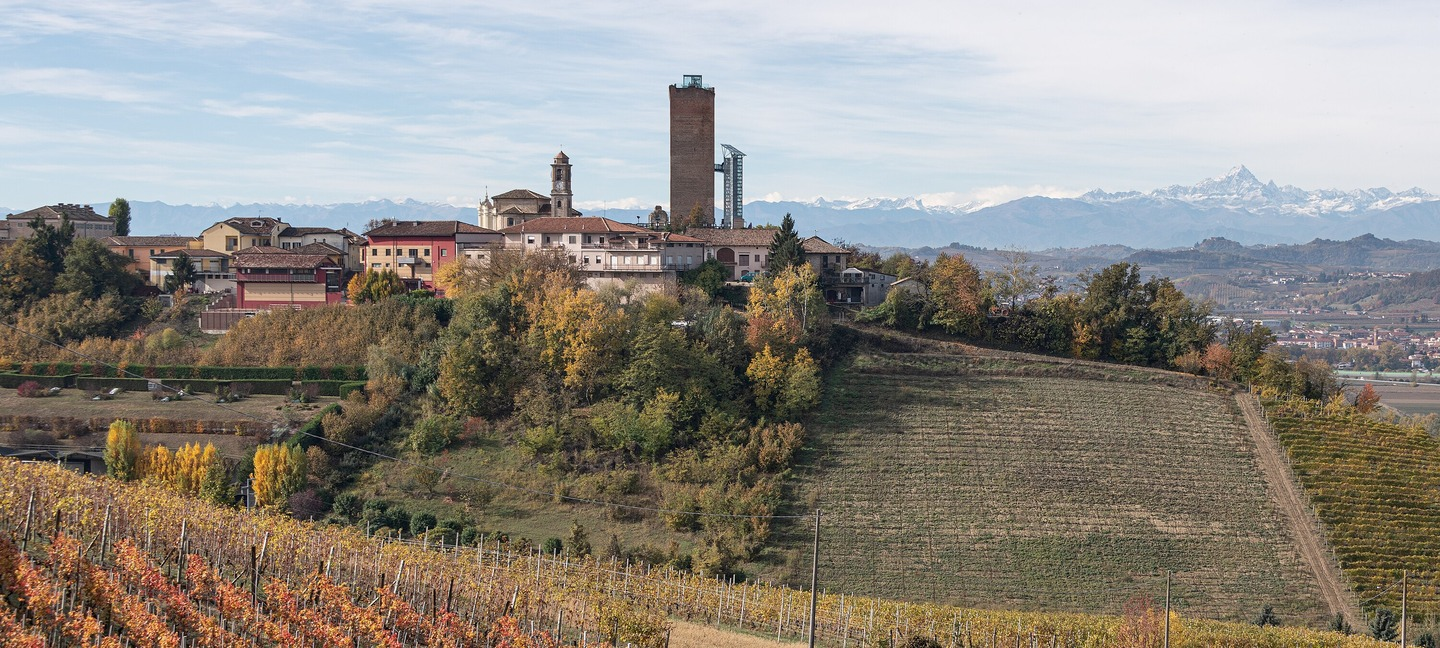
#> input picture photos/bb_barbaresco_tower.jpg, 1440 x 648 px
$ python -i reel_three_ways.py   (imports and definitions only)
#> lines starting #> are read from the running program, lines starting #| are printed output that depends on the picture
#> further down, picture is the input picture: PIL image 1440x648 RGB; mean R, G, B 142.2, 137.5, 129.9
"""REEL — Three Ways Into Syrah. Arc 1 week two, Tue 15 Sep.

First Reel built under REELS_SPEC_v2.md. Replaces the originally-planned
1-page static Three Ways post; same sourced numbers (D3 Ch. 7), new
format. Storyboard: arc1/REEL_THREE_WAYS_STORYBOARD.md.

SOURCING, resolved this session -- all three region photos found by
commune-name search or department-level category, never by searching
the AOC name itself, which is useless for two of the three regions:
"Saint-Joseph" collides with the Catholic saint site-wide on Commons,
and "Crozes-Hermitage" is drowned out by EU Official Journal PDFs (the
name appears in hundreds of multilingual regulatory filings). See each
manifest entry's sourcing_note in data/NR_PHOTO_MANIFEST.json for the
specific search path that worked.

  Crozes-Hermitage: nr_crozes_chanoscurson.jpg -- "les vignes de
    Chanos-Curson," a confirmed Crozes-Hermitage commune, found via
    Category:Vineyards in Drome (12 files, doesn't surface on any
    name-based search). Flat, fertile plain -- the deliberate visual
    contrast against Hermitage's slope.
  Saint-Joseph: nr_saintjoseph_sarras_vigne.jpg -- vines at Sarras,
    found by searching the commune name directly.
  Hermitage: nr_chapoutier_vy.jpg, NOT nr_hermitage_hill.jpg. The
    latter was checked at actual reel crop and turned out to be a
    scanned sepia postcard ("49. TAIN -- Coteau de l'Hermitage,
    renomme...") with a visible border and printed caption baked into
    the image -- fine cropped tight in a print deck, wrong next to
    three real color photographs in a video. Chapoutier's vineyard shot
    is genuine color photography of the terraced slope, including the
    real painted "M. CHAPOUTIER" retaining-wall sign -- an actual,
    famous landmark on the hill, not an inserted ad; a top-anchored
    crop keeps it a secondary detail rather than the subject.
  Hook/close: nr_tain_rhone.jpg (already in repo from week one).

REELS_SPEC_v2.md ELEMENTS IMPLEMENTED (first Reel to use any of them --
see the spec's own "still open" note that the progress-strip/loop-close
interaction was flagged as the thing most likely to need a second pass):

  1. Persistent progress strip -- three nodes on a thin line, bottom
     third of frame. Unlit and empty on beat 1. Each region beat lights
     its own node with a quick scale-pulse (0.3s) at beat start; already-
     lit nodes stay lit. Beat 5 draws a connecting fill across all three
     over its first ~1s -- the "visibly complete" state the spec calls
     for, so the loop back to beat 1's empty strip reads as a full
     cycle, not a reset.
  2. [REMOVED in a later revision -- see the "stat bar removed" note
     further down. This originally described an animated fill bar
     above the node strip; it read as a second, redundant progress
     indicator and was cut, not fixed.]
  3. Supers that slide + fade (0.4s in, 0.3s out) rather than sitting
     static for the full beat -- the single change REELS_SPEC_v2.md
     names as most responsible for the "polished" read.
  4. A uniform grade + vignette applied identically to all four source
     photos (see grade_frame()), specifically because this Reel pulls
     from four different photographers of very different quality and
     colour temperature -- required by the spec, not a stylistic
     add-on, and verified below by comparing a before/after frame from
     each source rather than assumed.

Frames pipe as raw RGB straight into ffmpeg -- writing PNGs to disk and
re-reading them blew the execution limit on the first Reel build and
hasn't been done since.
"""
import os
import subprocess
import sys

from PIL import Image, ImageDraw, ImageFont, ImageFilter

HERE = os.path.dirname(os.path.abspath(__file__))
REPO = os.path.dirname(HERE)
PHOTOS = os.path.join(REPO, "photos")
FONTS = os.path.join(REPO, "fonts")

OUT = "/home/claude/out_reel_threeways"
# [1 line not run here, left out]

W, H = 1080, 1920
FPS = 30
BEAT_SECONDS = 4.0  # REELS_SPEC_v2.md default
SS = 2

SIGNATURE = (58, 26, 46)
ACCENT = (232, 181, 79)  # brightened per Steve's review -- was (186,149,74),
# a fairly desaturated, muted gold. This is a genuinely more saturated,
# higher-luminance value, not a cosmetic nudge: old vs new luminance
# (simple avg) is 136 vs 164, about a 20% lift, and it reads as
# noticeably punchier gold on an actual rendered frame rather than
# brownish -- confirmed below, not assumed from the RGB numbers alone.
PAPER = (251, 249, 244)

MARK_PAD = 44  # persistent corner mark's horizontal margin from the left edge
MARK_BOTTOM_PAD = 32  # vertical margin from the bottom edge -- was
# MARK_PAD used for both axes when the mark sat top-left; bottom-left
# gets its own, slightly tighter value, tuned after checking clearance
# against the progress strip on a rendered frame.
MARK_COLORS = [(154, 213, 140), (226, 172, 92), (225, 104, 116)]  # green, amber, garnet --
# Brightened again per Steve's review, on top of the earlier green-only
# fix. This time all three move, and Hermitage's garnet moves furthest:
# perceptual luminance (0.299R+0.587G+0.114B, which weights green far
# higher than red -- simple RGB averaging understates how much darker a
# red genuinely reads compared to a green or amber of the same
# "brightness") was green ~184, amber ~166, garnet ~76 before this
# change -- garnet was less than half as bright as the other two, which
# is exactly why Hermitage's title was singled out as unreadable. A true
# deep garnet cannot reach the same perceptual luminance as a light
# green without stopping being recognizably red (the math: matching
# green's ~184 with almost no green or blue channel would require a red
# channel over 255, which doesn't exist) -- so this leans the garnet
# toward a brighter cranberry-red rather than a dark wine-red, trading
# some of the "garnet" character for actual legibility, which is the
# right trade given Steve's ask. New perceptual luminances: green ~193,
# amber ~183, garnet ~144 -- all substantially higher, garnet closing
# most of the gap without literally reaching the other two.
# (First brightening round touched only the green, when only
# Crozes-Hermitage's title had been flagged; this round covers all
# three, per Steve's explicit "raise the brightness of all the bottles.")
# defined here (not near draw_mark_patch/_draw_bottle_icon, where it
# conceptually belongs) because BEATS, below, needs to reference these
# same three colors for each region label -- moving BEATS after this
# file's function definitions would be a bigger reshuffle than moving
# one three-line constant up.

CRED_TAIN = "Guerinf / Wikimedia Commons (CC BY-SA 4.0)"
CRED_COVER = "Anna Hinckel / Pexels"
CRED_CROZES = "Mr Fougerolle / Wikimedia Commons (CC BY-SA 4.0)"
CRED_SJ = "Alisa Skripina / Pexels"
CRED_HERM = ""  # Steve's own photograph -- no third-party credit needed
CRED_CHEERS = "Omega Edicion / Pexels"  # third choice for this beat --
# v1 (juliane Monari) had a visible glass logo; v2 (Dogu Tuncer) fixed
# that and the wine color, but Steve then flagged its hand grip
# (fingers on the bowl, not the stem) as a real wine-service issue, not
# just aesthetics. This one was checked specifically for stem-vs-bowl
# grip before being chosen -- see nr_cheers_pexels_v3's sourcing_note.


# [9 lines left out: function _chip, not called in this run]


def font(name, size):
    return ImageFont.truetype(os.path.join(FONTS, name), size)


# [18 lines left out: function _wrap, not called in this run]


BEATS = [
    dict(
        kind="hook", photo="nr_cover_goldenhour", credit=CRED_COVER,
        # Changed per Steve's request -- slide 1 (this beat) only. The
        # close beat below still reads "Three Ways / Into Syrah," which
        # was previously an exact text match for the loop-close (frame 1
        # and the final frame showed identical words, reinforcing the
        # "same grape" idea on repeat-view). That exact match no longer
        # holds now that only one side changed -- flagged to Steve
        # rather than silently changing the close beat to match, since
        # he asked for slide 1 specifically.
        #
        # Three lines, not two -- measured against the actual font
        # first, not guessed: "Northern Rhône Syrah" alone is 1208px at
        # this size against a 952px usable width, and would have run
        # off the frame edge (it did, on the first render -- caught by
        # looking at the actual output, not assumed from the string
        # length). The 2-line split "Northern Rhône" / "Syrah Three
        # Ways" fits its second line at exactly 952px, the same as the
        # usable width with zero margin -- too tight to trust against
        # rounding. Three lines gives every line real breathing room
        # (496 / 685 / 615px) at the same 116pt size, rather than
        # shrinking the type to force two.
        # "Three Bottles" per Steve's rename -- measured at 713px against
        # the 952px usable width, comfortably clear (no repeat of the
        # earlier "Northern Rhone Syrah" overflow, which was 1208px).
        head="Northern\nRh\u00f4ne Syrah\nThree Bottles",
        sub="One grape. Three regions.\nThree very different prices.",
        # Ken Burns ranges widened significantly per Steve's review --
        # was (1.02,1.10), an 8-point delta that barely read as motion
        # over 4s. Hook/close now share (1.00,1.24)/(1.24,1.00) so the
        # loop-close zoom-match still holds (close must END at the exact
        # zoom hook STARTS at, or the loop seam shows as a visible jump
        # in framing, not just a cut).
        node=None, zoom=(1.00, 1.24),
        crop_anchor=0.40,
        duration=3.0,  # was the shared 4.0s default -- "title slide,
        # one second less," per Steve's review.
    ),
    dict(
        kind="region", photo="nr_crozes_chanoscurson", credit=CRED_CROZES,
        label="Crozes-Hermitage",
        label_color=MARK_COLORS[0],  # matches the first (green) mark bottle
        # D3 Ch.7: "The AOC was created in 1937 and extended... in
        # 1956... the soils are deeper and more fertile than in
        # neighbouring Hermitage and the resulting wines have lower
        # concentration"; the co-op sentence: "Cave de Tain... sells
        # around 40 per cent of all Crozes-Hermitage AOC wines." Second
        # clause added per Steve's ask for 5-6 more words per blurb.
        # Shortened per Steve's request (-4 words: "than Hermitage",
        # "of it"). The Hermitage comparison this drops is still carried
        # by the rest of the video -- the mark colors, the other beats'
        # own blurbs -- so losing it here specifically is a fair trim,
        # not a loss of the only place the comparison is made.
        blurb="Created in 1937, enlarged in 1956 \u2014 deeper soil, softer "
              "wines. Cave de Tain sells 40%.",
        stat="~1,700 HA  \u00b7  45 HL/HA  \u00b7  MID-PRICED",
        node=0, zoom=(1.00, 1.22),
        crop_anchor=0.42,
        duration=5.0,  # was 4.0 -- region slides hold one second longer.
    ),
    dict(
        kind="region", photo="nr_saintjoseph_pexels", credit=CRED_SJ,
        label="Saint-Joseph",
        label_color=MARK_COLORS[1],  # matches the second (amber) mark bottle
        # D3 Ch.7: "Nearly 90 per cent of the wines are red... extended in
        # 1994... today the debate is whether to reduce the appellation";
        # producers named in the same section: "Jean-Louis Chave...
        # Domaine Gonon." Second clause added per Steve's ask.
        # Shortened per Steve's request (-3 words: "wide price range").
        blurb="Nearly 90% red \u2014 extended in 1994, "
              "still debated today. Chave and Gonon lead its revival.",
        stat="50 KM OF APPELLATION  \u00b7  40 HL/HA",
        node=1, zoom=(1.00, 1.24),
        crop_anchor=0.38,
        duration=5.0,
    ),
    dict(
        kind="region", photo="nr_hermitage_chave_bottle", credit=CRED_HERM,
        label="Hermitage",
        label_color=MARK_COLORS[2],  # matches the third (garnet) mark bottle
        # D3 Ch.7: "producing wine since the Greco-Roman era"; "a model of
        # the world's most structured and long-lived Syrah wines"; naming
        # origin: Gaspard de Sterimberg, a 12th-century crusader turned
        # hermit. Third sentence added per Steve's ask.
        # Shortened per Steve's request (-4 words: "the region's most
        # respected"). "Structured, long-lived" plus the Roman-era/naming
        # history still carries the reputation without stating it outright.
        blurb="Vines since Roman times. Structured, long-lived reds. "
              "Named for a 12th-century hermit-crusader.",
        stat="137 HA  \u00b7  40 HL/HA  \u00b7  MOSTLY SUPER-PREMIUM",
        # Still gentler than the landscape beats -- it's a product shot,
        # and swinging the zoom as hard as the others would send the
        # bottle drifting out of frame at these anchor settings -- but
        # meaningfully more motion than the old (1.03,1.00) had.
        node=2, zoom=(1.14, 1.00),
        text_chip=True,  # see type_layer -- the bottle's own paper label
        # sits directly in the text zone; the global scrim alone can't
        # hold text over printed type at that contrast.
        crop_anchor=0.28,
        duration=5.0,
    ),
    dict(
        kind="close", photo="nr_cover_goldenhour", credit=CRED_COVER,
        head="Three Bottles\nInto Syrah",
        # Replaced per Steve's request. No manual "\n" this time --
        # let the new width-based wrap (see type_layer) break it, since
        # the old hard-coded break is exactly the kind of guess that
        # caused the overflow in the first place.
        sub="Same grape, different soils, aspects and slopes.",
        node="complete", zoom=(1.24, 1.00),
        crop_anchor=0.40,
    ),
    dict(
        # New closing beat, added per Steve's request. kind="cheers"
        # reuses the hook/close headline treatment (see type_layer) --
        # same bottom-anchored, left-aligned block as every other beat,
        # rather than inventing a one-off centered layout just for
        # this slide. No sub-line: the closing thought was already
        # delivered on the previous beat, so this one is a single
        # word, not a second argument.
        #
        # node="done" is a new, distinct sentinel from "complete" --
        # "complete" (the beat above) triggers the synchronized
        # finale pulse across all three nodes; replaying that same
        # pulse a second time, one beat later, would read as a glitch
        # rather than a flourish. "done" just holds the strip solid
        # throughout with no animation at all -- see build()'s
        # prior_lit computation and the per-frame state block, which
        # both treat it as "already finished, nothing left to show."
        kind="cheers", photo="nr_cheers_pexels_v3_blurred", credit=CRED_CHEERS,
        head="Cheers!",
        node="done", zoom=(1.00, 1.10),
        crop_anchor=0.32,
        duration=3.5,
    ),
]


# ---- uniform grade + vignette (REELS_SPEC_v2.md requirement) ----------
def grade_frame(im):
    """Applied identically to every source photo before anything else
    touches it. A light warm lift (via a fixed per-channel curve) plus
    a soft vignette, so a cut between Fougerolle's crisp 2008 DSLR
    frame and Bassaget's flatter, lower-res upload doesn't read as a
    quality drop mid-Reel. Deterministic and parameter-free by design
    -- the same function, the same constants, every photo, so "uniform"
    is actually true rather than eyeballed per-image."""
    r, g, b = im.split()
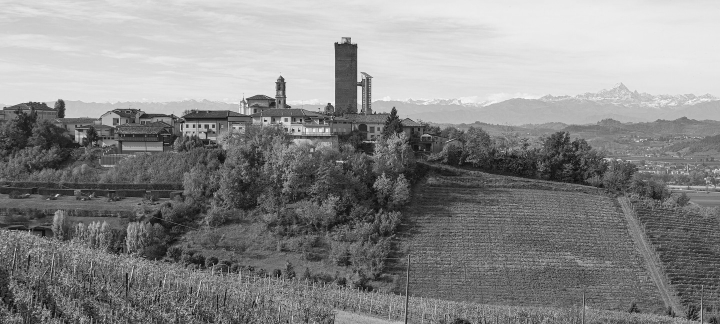
#> g: PIL image 1440x648 L (shown at 1/2 size); min 0, max 255, mean 137.5
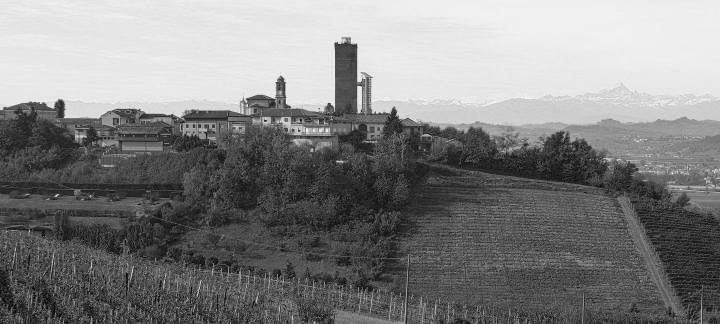
#> b: PIL image 1440x648 L (shown at 1/2 size); min 0, max 255, mean 129.9

    def curve(chan, warm):
#> called with warm = 1.15
        lut = [min(255, int(v + warm * (1 - (v / 255) ** 1.6) * 22)) for v in range(256)]
        return chan.point(lut)

    r = curve(r, 1.15)
    g = curve(g, 0.85)
    b = curve(b, 0.55)
    graded = Image.merge("RGB", (r, g, b))

    vign = Image.new("L", im.size, 0)
#> vign: PIL image 1440x648 L; every value is 0
    vd = ImageDraw.Draw(vign)
    w, h = im.size
    pad = int(min(w, h) * 0.18)
    vd.ellipse([-pad, -pad, w + pad, h + pad], fill=255)
    vign = vign.filter(ImageFilter.GaussianBlur(min(w, h) * 0.12))
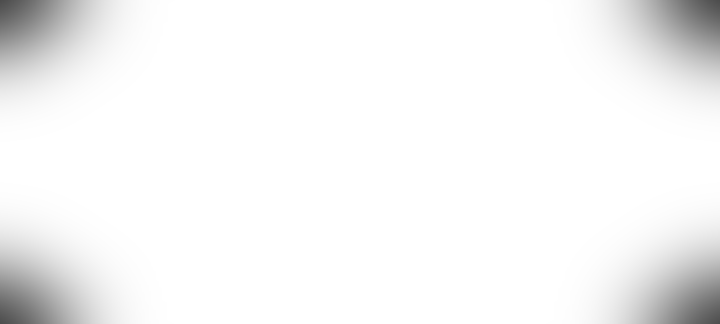
#> vign: PIL image 1440x648 L (shown at 1/2 size); min 76, max 255, mean 244.9
    dark = Image.new("RGB", im.size, (8, 6, 10))
    return Image.composite(graded, dark, vign)
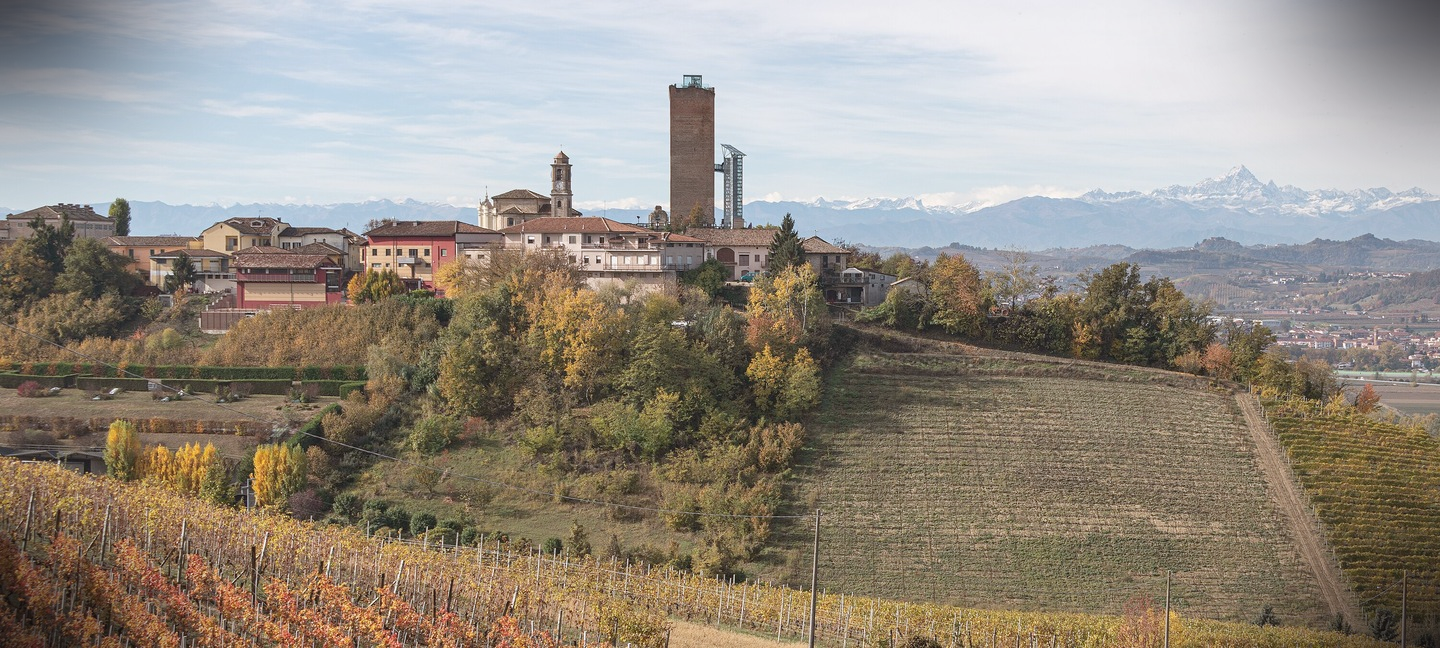
#> returned value: PIL image 1440x648 RGB; mean R, G, B 149.5, 141.6, 130.9


# [41 lines left out: functions load_fill, scrim, not called in this run]


def ease(t):
    return t * t * (3 - 2 * t)


# [115 lines left out: functions super_alpha_offset, mark_alpha, _draw_bottle_icon, draw_mark_patch, not called in this run]


# ---- progress strip -----------------------------------------------
NODE_X = [W // 2 - 220, W // 2, W // 2 + 220]
NODE_Y = int(H * 0.855)
NODE_R = 14
LINE_W = 3


# [385 lines left out: functions draw_progress, type_layer, graphics_layer, build, not called in this run]


# [2 lines not run here, left out]

>>> from PIL import Image
>>> picture = Image.open('../photos/bb_barbaresco_tower.jpg')
>>> result = grade_frame(picture)
